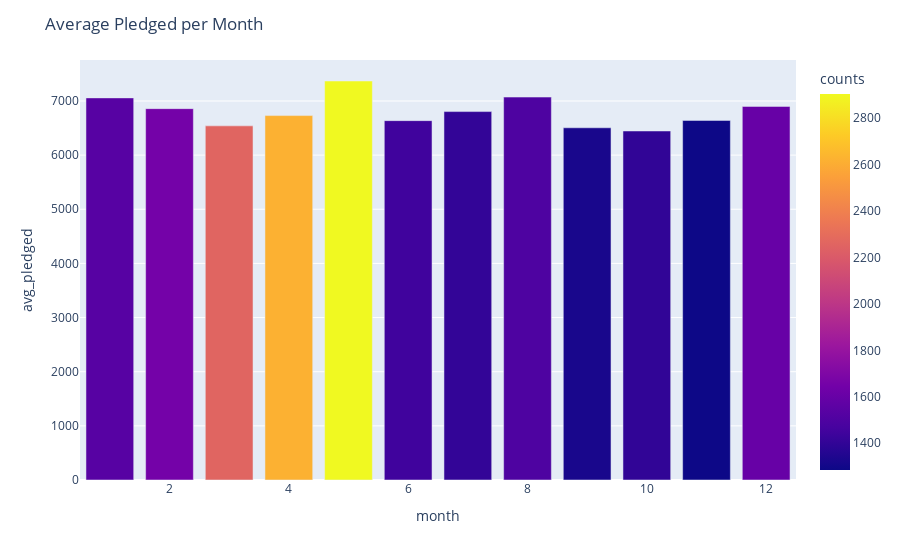

The code cell stored with this chart in its notebook:
### Code cell
fig = px.bar(month,x=month.index,y='avg_pledged',color='counts')
fig.update_layout(title="Average Pledged per Month")
fig.show()

### Figure 1 — Plotly figure (JSON) as saved in the notebook; plotly's stock layout.template omitted (floating-point values rounded to 4 significant figures)
{"data": [{"alignmentgroup": "True", "hovertemplate": "month=%{x}<br>avg_pledged=%{y}<br>counts=%{marker.color}<extra></extra>", "legendgroup": "", "marker": {"color": [1536, 1652, 2256, 2617, 2903, 1447, 1405, 1499, 1323, 1398, 1285, 1601], "coloraxis": "coloraxis"}, "name": "", "offsetgroup": "", "orientation": "v", "showlegend": false, "textposition": "auto", "type": "bar", "x": [1, 2, 3, 4, 5, 6, 7, 8, 9, 10, 11, 12], "xaxis": "x", "y": [7057.0, 6858.0, 6540.0, 6730.0, 7369.0, 6637.0, 6804.0, 7072.0, 6505.0, 6446.0, 6641.0, 6899.0], "yaxis": "y"}], "layout": {"barmode": "relative", "coloraxis": {"colorbar": {"title": {"text": "counts"}}, "colorscale": [[0, "#0d0887"], [0.1111, "#46039f"], [0.2222, "#7201a8"], [0.3333, "#9c179e"], [0.4444, "#bd3786"], [0.5556, "#d8576b"], [0.6667, "#ed7953"], [0.7778, "#fb9f3a"], [0.8889, "#fdca26"], [1, "#f0f921"]]}, "legend": {"tracegroupgap": 0}, "margin": {"t": 60}, "title": {"text": "Average Pledged per Month"}, "xaxis": {"anchor": "y", "domain": [0, 1], "title": {"text": "month"}}, "yaxis": {"anchor": "x", "domain": [0, 1], "title": {"text": "avg_pledged"}}}}
